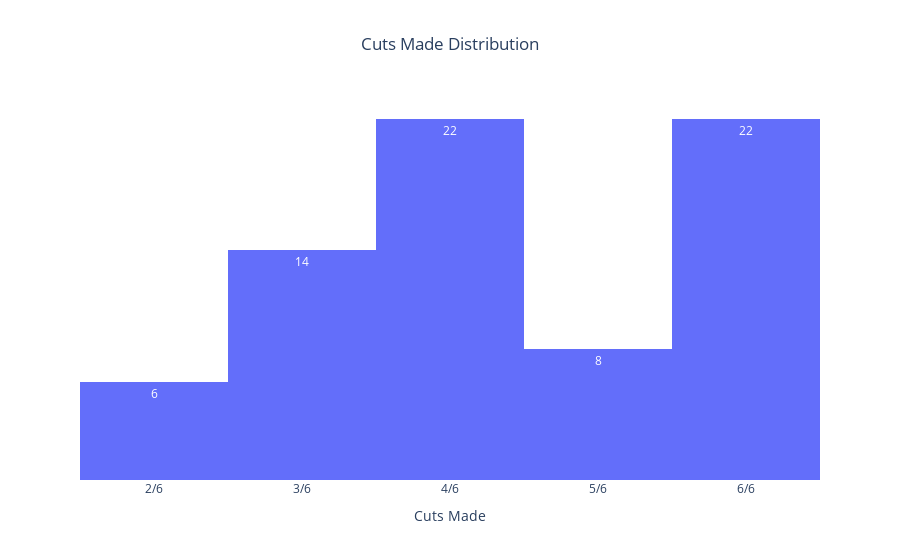

The cell this chart's notebook holds for it:
### Code cell
# cuts made histogram

cuts_made_hist = px.histogram(df,
                    x='cuts_made',
                    text_auto=True,
                    title='Cuts Made Distribution',
                    template='plotly_white',
                    labels={'cuts_made':'Cuts Made','count':''}
                             )

cuts_made_hist.update_layout(title_x=.5)

cuts_made_hist.update_xaxes(tickvals = [2,3,4,5,6],
                            ticktext = ['2/6','3/6','4/6','5/6','6/6'])

cuts_made_hist.update_yaxes(showticklabels=False, showgrid=False,visible= False)

### Figure 1 — Plotly figure (JSON) as saved in the notebook; plotly's stock layout.template omitted (floating-point values rounded to 4 significant figures)
{"data": [{"alignmentgroup": "True", "bingroup": "x", "hovertemplate": "Cuts Made=%{x}<br>count=%{y}<extra></extra>", "legendgroup": "", "marker": {"color": "#636efa", "pattern": {"shape": ""}}, "name": "", "offsetgroup": "", "orientation": "v", "showlegend": false, "texttemplate": "%{value}", "type": "histogram", "x": [2, 6, 3, 4, 4, 6, 4, 6, 2, 3, 3, 4, 4, 5, 4, 4, 2, 5, 4, 3, 3, 4, 6, 5, 6, 6, 6, 6, 6, 6, 6, 6, 2, 3, 4, 4, 6, 6, 4, 6, 4, 6, 4, 4, 4, 4, 6, 4, 2, 3, 4, 3, 3, 5, 4, 3, 6, 4, 6, 4, 3, 3, 3, 2, 5, 6, 6, 5, 6, 5, 5, 3], "xaxis": "x", "yaxis": "y"}], "layout": {"barmode": "relative", "legend": {"tracegroupgap": 0}, "title": {"text": "Cuts Made Distribution", "x": 0.5}, "xaxis": {"anchor": "y", "domain": [0, 1], "ticktext": ["2/6", "3/6", "4/6", "5/6", "6/6"], "tickvals": [2, 3, 4, 5, 6], "title": {"text": "Cuts Made"}}, "yaxis": {"anchor": "x", "domain": [0, 1], "showgrid": false, "showticklabels": false, "title": {"text": "count"}, "visible": false}}}
